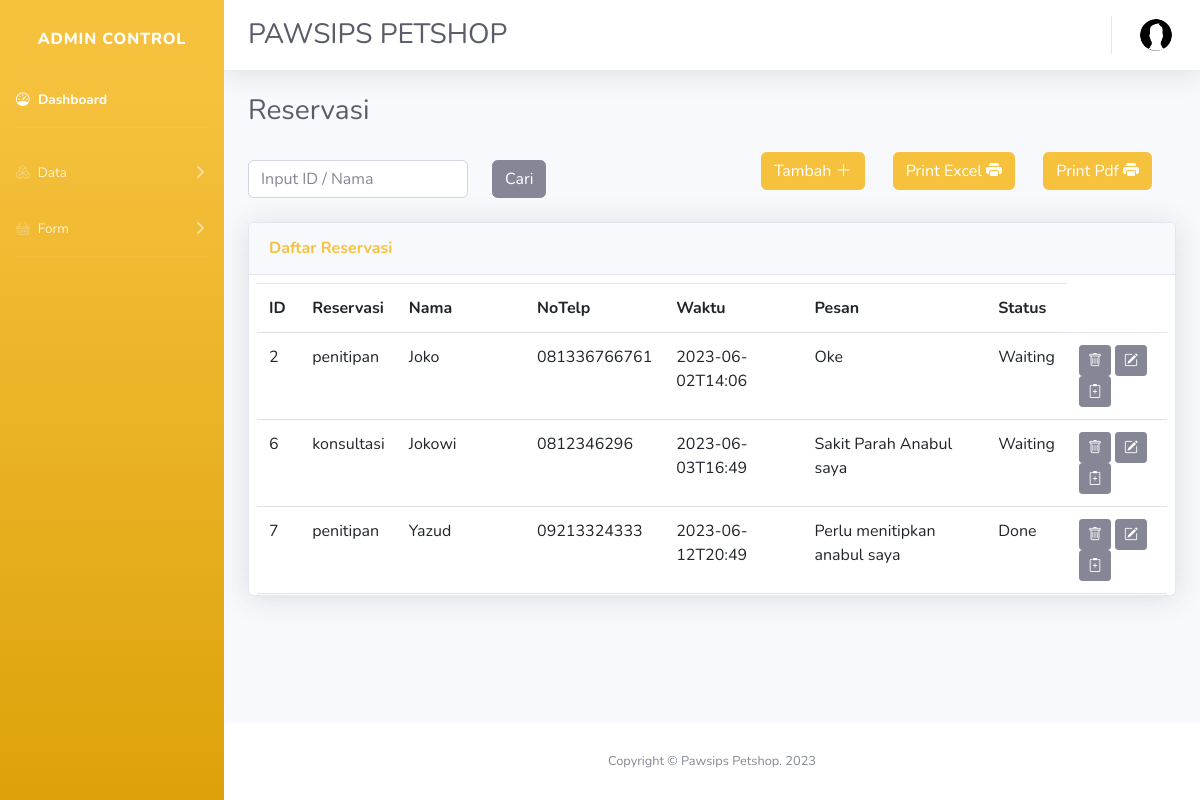
Page /admin/form/reservasi/reservasi.php (signed in) on the committed database.
### tables this page shows
CREATE TABLE `reservasi` (
  `id` int(11) NOT NULL,
  `reservasi` varchar(50) NOT NULL,
  `nama` varchar(50) NOT NULL,
  `notelp` varchar(50) NOT NULL,
  `waktu` varchar(26) NOT NULL,
  `alamat` varchar(100) NOT NULL,
  `pesan` varchar(1000) DEFAULT NULL,
  `status` varchar(20) NOT NULL
);

### admin/functions.php (called while the page is built, shortened)
<?php
$conn = mysqli_connect("sql112.infinityfree.com","if0_34427293","DeNOIEZplq2Yya","if0_34427293_db_pet2");
function query ($query){
    global $conn;
    $result = mysqli_query($conn,$query);
    $rows = [];
    while ($row = mysqli_fetch_assoc($result)){
        $rows [] = $row;
    }
    return $rows;
}
?>

### admin/form/reservasi/reservasi.php (the view, shortened to what this page needs)
<?php
require '../../functions.php';
    $reservasi = query("SELECT * FROM reservasi");
?>
<!DOCTYPE html>
<html lang="en">
<head>
    <link href="https://cdn.jsdelivr.net/npm/bootstrap@5.3.0-alpha3/dist/css/bootstrap.min.css" rel="stylesheet">
    <link rel="stylesheet" href="https://cdn.jsdelivr.net/npm/bootstrap-icons@1.10.5/font/bootstrap-icons.css">
    <link href="../../css/style2.css" rel="stylesheet">
</head>
<body id="page-top">
    <div id="wrapper">
        <ul class="navbar-nav bg-gradient-warning sidebar sidebar-dark accordion" id="accordionSidebar">
            <a class="sidebar-brand d-flex align-items-center justify-content-center" href="">
                <div class="sidebar-brand-text mx-3 pt-2">Admin Control</div>
            </a>
            <hr class="sidebar-divider my-0">
            <li class="nav-item active">
                <a class="nav-link" href="../../index.php">
                  <i class="bi bi-speedometer"></i>
                    <span>Dashboard</span></a>
            </li>
            <hr class="sidebar-divider">
            <li class="nav-item">
                <a class="nav-link collapsed" href="#" data-toggle="collapse" data-target="#collapseCharts1"
                    aria-expanded="true" aria-controls="collapseCharts1">
                    <i class="bi bi-boxes"></i>
                    <span>Data</span>
                </a>
            </li>
            <li class="nav-item">
                <a class="nav-link collapsed" href="#" data-toggle="collapse" data-target="#collapseCharts2"
                    aria-expanded="true" aria-controls="collapseCharts2">
                    <i class="bi bi-basket"></i>
                    <span>Form</span>
                </a>
            </li>
            <hr class="sidebar-divider d-none d-md-block">
        </ul>
        <div id="content-wrapper" class="d-flex flex-column">
            <div id="content">
                <nav class="navbar navbar-expand navbar-light bg-white topbar mb-4 static-top shadow">
                    <div class="d-sm-flex align-items-center justify-content-between mb-4">
                        <h1 class="h3 mb-0 text-gray-800 pt-4 ps-2">PAWSIPS PETSHOP</h1>
                    </div>
                    <ul class="navbar-nav ml-auto">
                        <li class="nav-item dropdown no-arrow">
                            <a class="nav-link dropdown-toggle" href="#" id="userDropdown" role="button"
                                data-toggle="dropdown" aria-haspopup="true" aria-expanded="false">
                                <img class="img-profile rounded-circle"
                                    src="../../img/undraw_profile.svg">
                            </a>
                        </li>
                    </ul>
                </nav>
                <div class="container-fluid">
                    <div class="d-sm-flex align-items-center justify-content-between mb-4">
                        <h1 class="h3 mb-0 text-gray-800">Reservasi</h1>
                    </div>
                    <div class="row d-flex justify-content-between">
                        <div class="col-md-auto pt-2 pb-4">
                            <form action="" method ="post" class="row g-3">
                                <div class="col-md-auto">
                                    <input class="form-control" type="text" name ="keyword" autofocus placeholder ="Input ID / Nama" autocomplete ="off" required>
                                </div>
                                <div class="col-md-auto">
                                    <button class="btn btn-secondary" type ="submit" name="cari">Cari</button>
                                </div>
                            </form>
                        </div>
                        <div class="col-md-auto ps-3">
                            <a href="form.php"><button type="button" class="btn btn-warning me-4">Tambah  <i class="bi bi-plus-lg"></i></button></a>
                        <a href="report.php"><button type="button" class="btn btn-warning me-4">Print Excel  <i class="bi bi-printer-fill"></i></button></a>
<a href="report2.php"><button type="button" class="btn btn-warning me-4">Print Pdf  <i class="bi bi-printer-fill"></i></button></a>
                        </div>
                    </div>
                    <div class="row">
                        <div class="col-xl-12 col-lg-10">
                            <div class="card shadow mb-4">
                                <div class="card-header py-3">
                                    <h6 class="m-0 font-weight-bold text-warning">Daftar Reservasi</h6>
                                </div>
                                <div class="d-flex justify-content-center p-2 pb-2 overflow-y-scroll" style="max-height: 20rem;">
                                    <table class="table align-middle">
                                        <tr>
                                            <th>ID</th>
                                            <th>Reservasi</th>
                                            <th>Nama</th>
                                            <th>NoTelp</th>
                                            <th>Waktu</th>
                                            <th>Pesan</th>
                                            <th>Status</th>
                                        </tr>
                                    <?php foreach ($reservasi as $row) : ?>
                                    <tr>
                                        <td><?= $row["id"]?></td>
                                        <td><?= ($row["reservasi"])?></td>
                                        <td><?= ($row["nama"])?></td>
                                        <td><?= ($row["notelp"])?></td>
                                        <td><?= ($row["waktu"])?></td>
                                        <td><?= ($row["pesan"])?></td>
                                        <td><?= ($row["status"])?></td>
                                        <td class="">
                                            <a href="hapus.php?id=<?= $row["id"];?>" onclick="return confirm('Yakin?');"><button type="button" class="btn btn-secondary btn-sm p-1"><i class="bi bi-trash p-1"></i></button></a>
                                            <a href="ubah.php?id=<?= $row["id"];?>"><button type="button" class="btn btn-secondary btn-sm p-1"><i class="bi bi-pencil-square p-1"></i></button></a>
                                            <a href="form.php?id=<?= $row["id"];?>"><button type="button" class="btn btn-secondary btn-sm p-1"><i class="bi bi-clipboard2-plus p-1"></i></button></a>
                                        </td>
                                    </tr>
                                    <?php endforeach ?>
                                    </table>
                                </div>
                            </div>
                        </div>
                    </div>
                </div>
            </div>
            <footer class="sticky-footer bg-white">
                <div class="container my-auto">
                    <div class="copyright text-center my-auto">
                        <span>Copyright &copy;  Pawsips Petshop. 2023</span>
                    </div>
                </div>
            </footer>
        </div>
    </div>
</body>
</html>

### rows in the picture
reservasi: id "2", reservasi "penitipan", nama "Joko", notelp "081336766761", waktu "2023-06-02T14:06", pesan "Oke", status "Waiting"
reservasi: id "6", reservasi "konsultasi", nama "Jokowi", notelp "0812346296", waktu "2023-06-03T16:49", pesan "Sakit Parah Anabul saya", status "Waiting"
reservasi: id "7", reservasi "penitipan", nama "Yazud", notelp "09213324333", waktu "2023-06-12T20:49", pesan "Perlu menitipkan anabul saya", status "Done"
